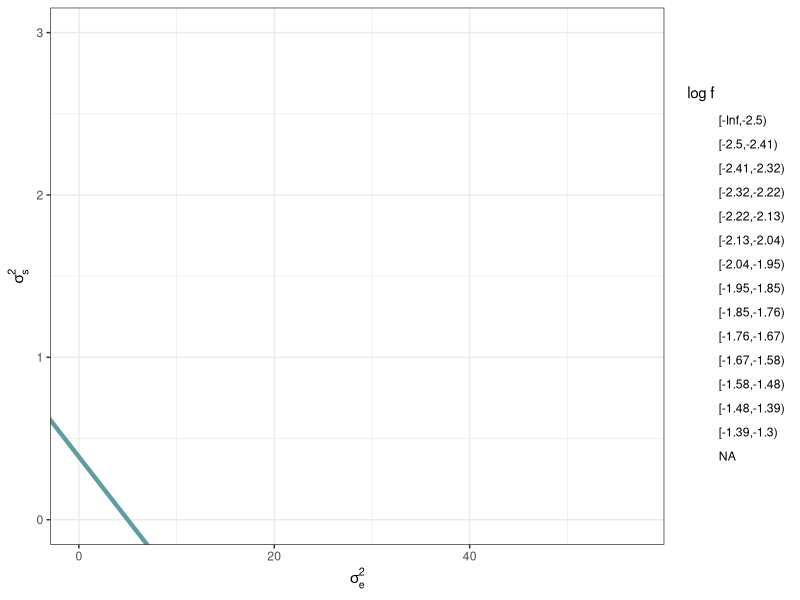
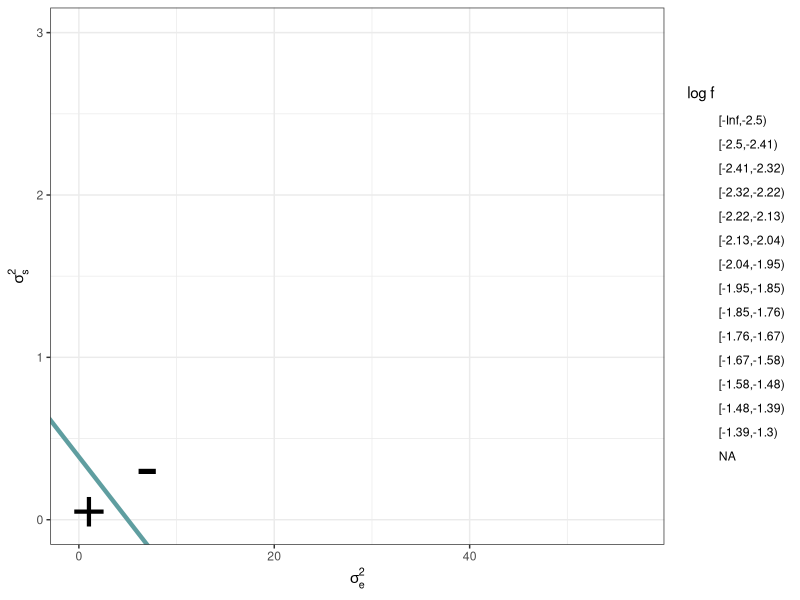
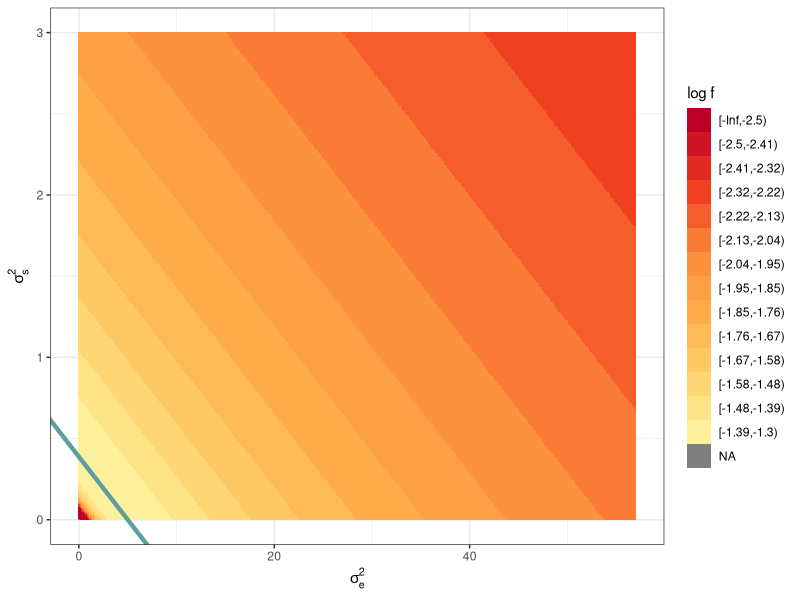
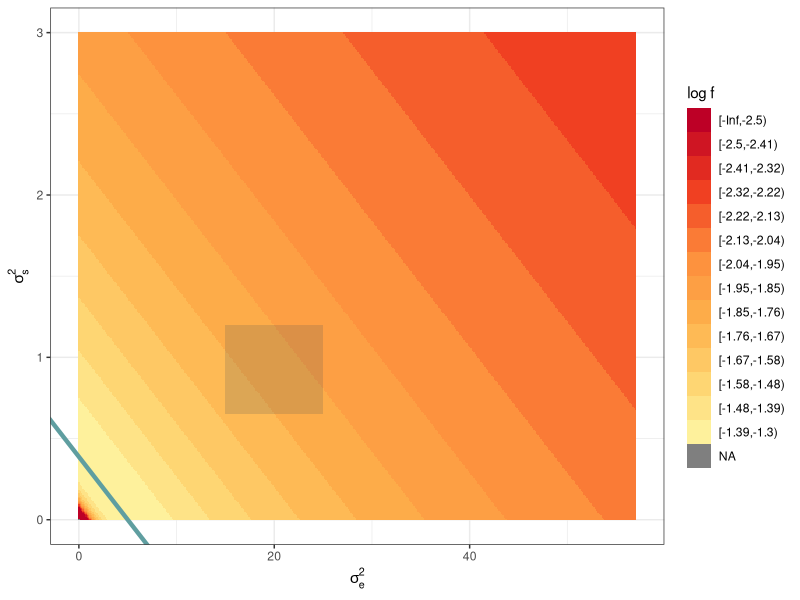
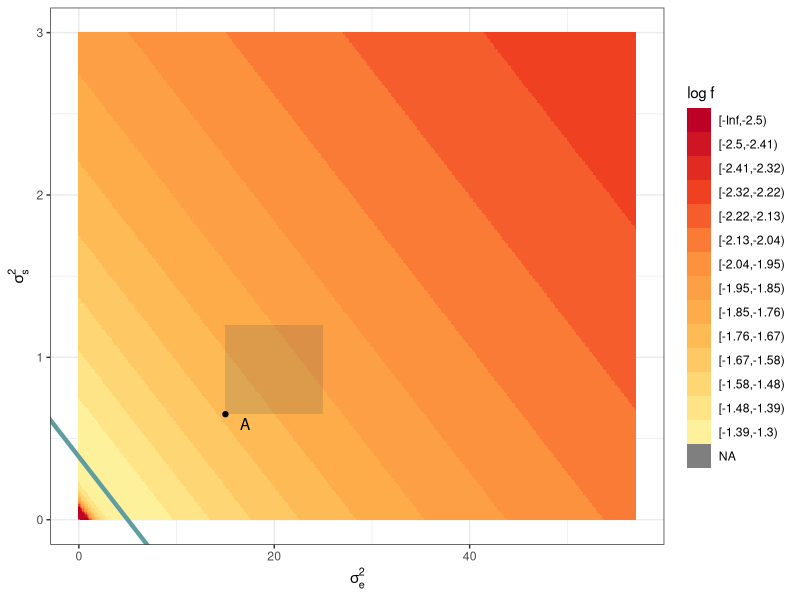
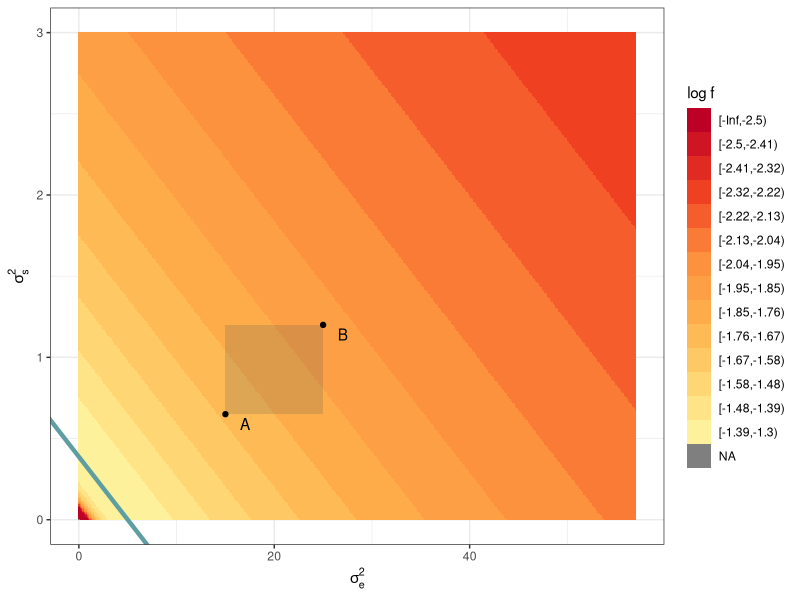
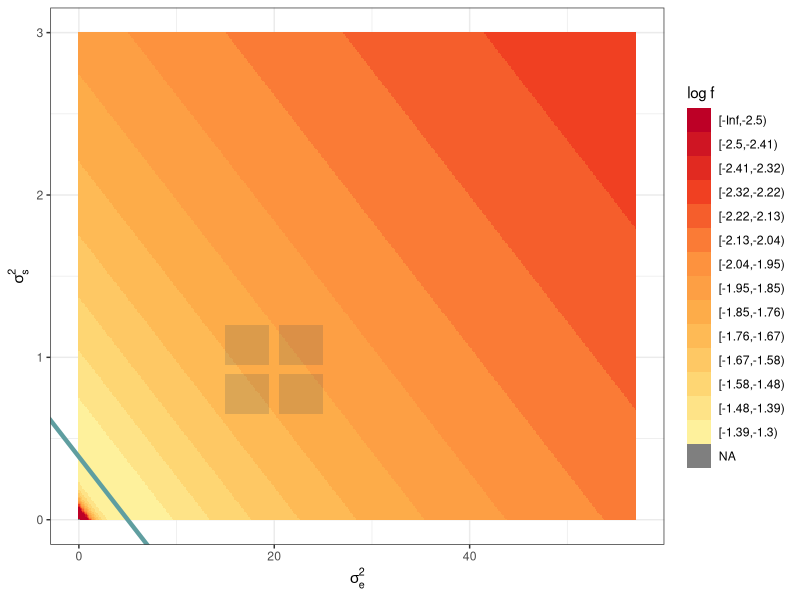
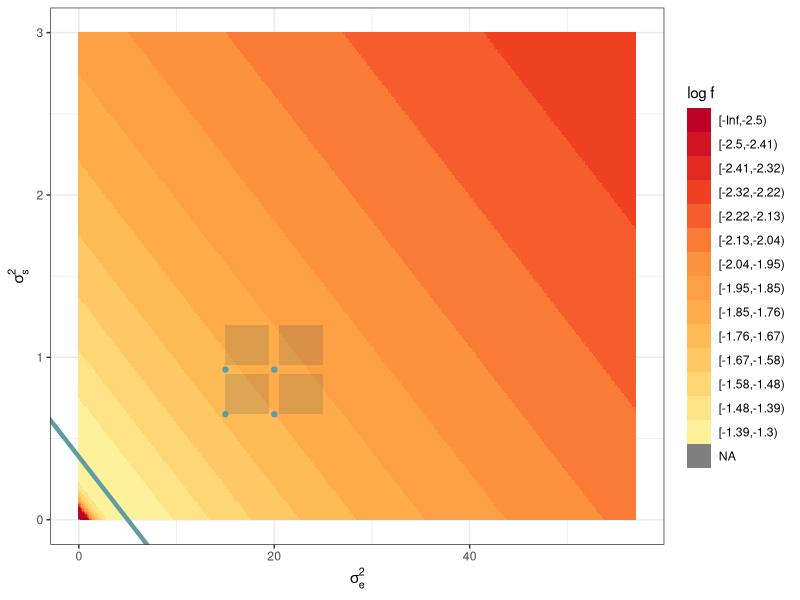

Reproduce these figures in R, in order.
## ---- chunk 1
library(knitr)
opts_chunk$set(echo = FALSE, cache = TRUE)
## ---- chunk 2
npix <- 400
a_j <- 12.9
b_j <- 1
c_j <- 1
d_j <- 5
x <- seq(0, 57, length.out = npix)
y <- seq(0, 3, length.out = npix)
fterm <- function(x, y, a_j, b_j) {
  linearterm <- a_j * y + b_j * x
  ifelse(linearterm == 0, NA,
         -0.5 * (c_j * log(linearterm) + d_j/linearterm))
}
z <- outer(x, y, FUN = fterm, a_j = a_j, b_j = b_j)
xyzdf <- data.frame(x = rep(x, npix),
                    y = rep(y, each = npix),
                    z = c(z))

# plot surface in original coordinates
library(ggplot2); library(RColorBrewer)
mypal <- colorRampPalette(brewer.pal(6 , "YlOrRd"))
xyzdf$zbinned <- cut(xyzdf$z,breaks = c(-Inf, seq(-2.5, -1.3, length.out = 14)), right = FALSE)
p <- ggplot(xyzdf) + aes(x = x, y = y, fill = zbinned) +
  scale_fill_manual(values = rev(mypal(15)))+
  labs(x = expression(sigma[e]^2), y = expression(sigma[s]^2), fill = "log f") +
  theme_bw()
q <- p + geom_tile(alpha = 0) +
  geom_abline(intercept = d_j / (a_j * c_j), slope = -b_j / a_j, col = "cadetblue", lwd = 1.5)
q
## ---- chunk 3
q + annotate("point", pch = "+", x = 1, y = .05, size = 15) + 
  annotate("point", pch = "-", x = 7, y = .3, size = 18)
## ---- chunk 4
w <- p + geom_tile() +
  geom_abline(intercept = d_j / (a_j * c_j), slope = -b_j / a_j, col = "cadetblue", lwd = 1.5)
w
## ---- chunk 5
w + annotate("rect", xmin = 15, xmax = 25, ymin = .65, ymax = 1.2, alpha = .2)
## ---- chunk 6
b1 <- w + annotate("rect", xmin = 15, xmax = 25, ymin = .65, ymax = 1.2, alpha = .2) +
  annotate("point", x = 15, y = .65) + 
  annotate("text", x = 17, y = .59, label = "A")
b1
## ---- chunk 7
b2 <- b1 + annotate("point", x = 25, y = 1.2) + 
  annotate("text", x = 27, y = 1.14, label = "B")
b2
## ---- chunk 8
b3 <- w + annotate("rect", xmin = 15, xmax = 19.5, ymin = .65, ymax = .925 - 0.0275, alpha = .2) +
  annotate("rect", xmin = 20.5, xmax = 25, ymin = .65, ymax = .925 - 0.0275, alpha = .2) +
  annotate("rect", xmin = 15, xmax = 19.5, ymin = .925 + 0.0275, ymax = 1.2, alpha = .2) +
  annotate("rect", xmin = 20.5, xmax = 25, ymin = .925 + 0.0275, ymax = 1.2, alpha = .2)
b3
## ---- chunk 9
b4 <- b3 + annotate("point", x = 15, y = .65, col = "cadetblue") +
  annotate("point", x = 20, y = .65, col = "cadetblue") +
  annotate("point", x = 15, y = .925, col = "cadetblue") +
  annotate("point", x = 20, y = .925, col = "cadetblue")
b4
## ---- chunk 10
b4 + annotate("point", x = 20, y = .925, col = "navajowhite") +
  annotate("point", x = 25, y = .925, col = "navajowhite") +
  annotate("point", x = 20, y = 1.2, col = "navajowhite") +
  annotate("point", x = 25, y = 1.2, col = "navajowhite")
## ---- chunk 11
w2 <- p + geom_tile(alpha = 0) +
  annotate("rect", xmin = 15, xmax = 25, ymin = .65, ymax = 1.2, alpha = .2) +
  annotate("point", x = 25, y = 1.2) + 
  annotate("text", x = 27, y = 1.14, label = "B") +
  annotate("point", x = 15, y = .65) + 
  annotate("text", x = 17, y = .59, label = "A")
w2 + annotate("text", x = 11, y = .03, label = "j = 1", size = 4) +
  geom_abline(intercept = d_j / (a_j * c_j), slope = -b_j / a_j, col = "cadetblue", lwd = 1.5)
## ---- chunk 12
w2 + annotate("text", x = 11, y = .03, label = "j = 1", size = 4, col = "grey") +
  geom_abline(intercept = d_j / (a_j * c_j), slope = -b_j / a_j, col = "lightgrey", lwd = 1.5) +
  annotate("text", x = 53, y = .6, size = 4, label = "j = 2") +
  geom_abline(intercept = 1.8, slope = -.018, col = "cadetblue", lwd = 1.5)
